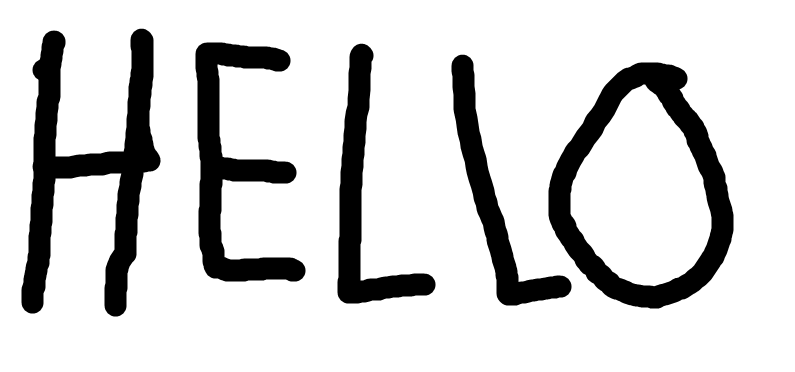
#> input picture image.png, 795 x 372 px
$ python -i augmentation.py   (imports and definitions only)
#> lines starting #> are read from the running program, lines starting #| are printed output that depends on the picture
"""
Augmentation Module
Contains all image augmentation functions for training
"""

import numpy as np
import cv2


def elastic_transform(image, alpha=30, sigma=4, random_state=None):
    """Elastic distortion"""
    if random_state is None:
        random_state = np.random.RandomState(None)
    shape = image.shape
    dx = cv2.GaussianBlur((random_state.rand(*shape) * 2 - 1).astype(np.float32), (0, 0), sigma) * alpha
    dy = cv2.GaussianBlur((random_state.rand(*shape) * 2 - 1).astype(np.float32), (0, 0), sigma) * alpha
    x, y = np.meshgrid(np.arange(shape[1]), np.arange(shape[0]))
    indices = (y+dy).astype(np.float32), (x+dx).astype(np.float32)
    return cv2.remap(image, indices[1], indices[0], interpolation=cv2.INTER_LINEAR, borderMode=cv2.BORDER_REPLICATE)


# [49 lines left out: functions cutout_augmentation, add_gaussian_noise, apply_heavy_aug, not called in this run]

>>> import cv2
>>> picture = cv2.imread('image.png', cv2.IMREAD_GRAYSCALE)
#> picture is the input picture: shape (372, 795); min 0, max 255, mean 209.9
>>> result = elastic_transform(picture)
#> in elastic_transform, `return cv2.remap(image, indices[1], indices[0], interpolation=cv2.INTE..`:
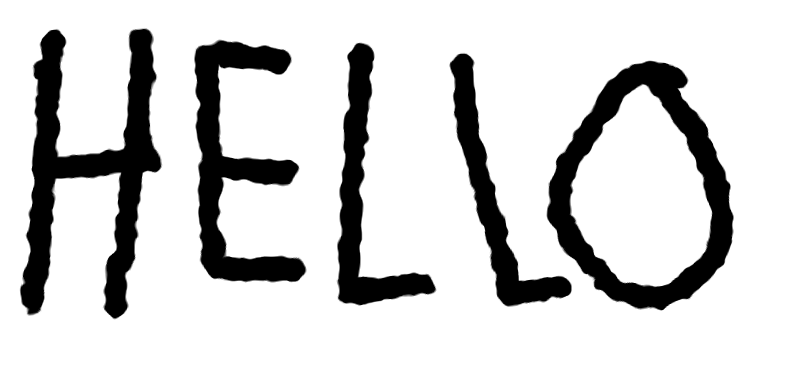
#> returned value: shape (372, 795); min 0, max 255, mean 210.1
